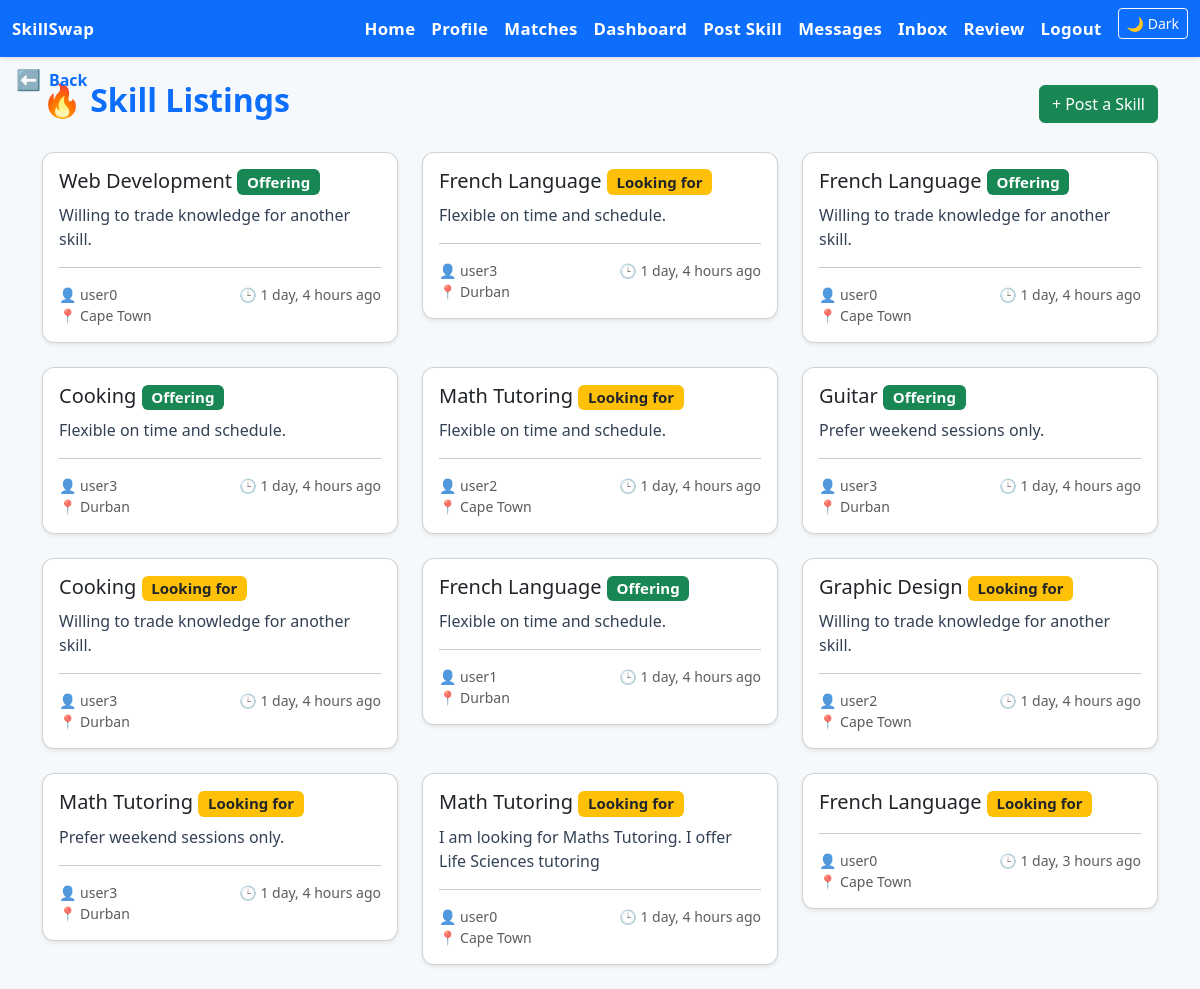
The app's page /home/ (signed in) with its own data.
### core/models.py (models this page shows, shortened)
class SkillListing(models.Model):
    user = models.ForeignKey(User, on_delete=models.CASCADE)
    skill = models.ForeignKey(Skill, on_delete=models.CASCADE)
    description = models.TextField()
    is_offer = models.BooleanField()
    created_at = models.DateTimeField(auto_now_add=True)

class Skill(models.Model):
    name = models.CharField(max_length=100)

class User(AbstractUser):
    bio = models.TextField(blank=True)
    location = models.CharField(max_length=100, blank=True)
    verified = models.BooleanField(default=False)
    video_intro_url = models.URLField(blank=True)
    profile_image = models.ImageField(upload_to='profile_images/', blank=True, null=True)

### core/views.py (the view)
# urls.py: path('home/', views.home, name='home'),
@login_required
def home(request):
    listings = SkillListing.objects.all()
    return render(request, 'core/home.html', {'listings': listings})

### core/templates/core/home.html
{% extends 'core/base.html' %}
{% block content %}
<div class="fade-in">
  <div class="d-flex justify-content-between align-items-center mb-4">
    <h2 class="fw-bold text-primary">🔥 Skill Listings</h2>
    <a href="{% url 'post_skill' %}" class="btn btn-success">+ Post a Skill</a>
  </div>
  {% if listings %}
    <div class="row">
      {% for listing in listings %}
        <div class="col-md-4">
          <div class="card mb-4 shadow-sm">
            <div class="card-body">
              <h5 class="card-title">
                {{ listing.skill.name }}
                {% if listing.is_offer %}
                  <span class="badge bg-success">Offering</span>
                {% else %}
                  <span class="badge bg-warning text-dark">Looking for</span>
                {% endif %}
              </h5>
              <p class="card-text">{{ listing.description|truncatewords:20 }}</p>
              <hr>
              <div class="d-flex justify-content-between">
                <small class="text-muted">
                  👤 {{ listing.user.username }} <br>
                  📍 {{ listing.user.location }}
                </small>
                <small class="text-muted">
                  🕒 {{ listing.created_at|timesince }} ago
                </small>
              </div>
            </div>
          </div>
        </div>
      {% endfor %}
    </div>
  {% else %}
    <div class="alert alert-info text-center">
      <h4 class="fw-bold">No skills listed yet</h4>
      <p>Be the first to add a skill to help or get help!</p>
      <a href="{% url 'post_skill' %}" class="btn btn-primary mt-2">Post a Skill Now</a>
    </div>
  {% endif %}
</div>
{% endblock %}

### core/templates/core/base.html (shortened to what this page needs)
{% load static %}
<!DOCTYPE html>
<html lang="en">
<head>
  <link href="https://cdn.jsdelivr.net/npm/bootstrap@5.3.0/dist/css/bootstrap.min.css" rel="stylesheet">
  <link rel="stylesheet" href="{% static 'core/style.css' %}">
</head>
<body>
<nav class="navbar navbar-expand-lg navbar-dark bg-primary">
  <div class="container-fluid">
    <a class="navbar-brand" href="/">SkillSwap</a>
    <div class="collapse navbar-collapse">
      <ul class="navbar-nav ms-auto">
        {% if request.path == '/' or request.path == '/welcome/' %}
          <li class="nav-item"><a class="nav-link" href="{% url 'login' %}">Login</a></li>
          <li class="nav-item"><a class="nav-link" href="{% url 'register' %}">Register</a></li>
          <li class="nav-item">
            <button onclick="toggleDarkMode()" id="darkModeToggle" class="btn btn-sm btn-outline-light ms-2">🌙 Dark</button>
          </li>
        {% elif user.is_authenticated %}
          <li class="nav-item"><a class="nav-link" href="{% url 'home' %}">Home</a></li>
          <li class="nav-item"><a class="nav-link" href="{% url 'profile' %}">Profile</a></li>
          <li class="nav-item"><a class="nav-link" href="{% url 'matches' %}">Matches</a></li>
          <li class="nav-item"><a class="nav-link" href="{% url 'dashboard' %}">Dashboard</a></li>
          <li class="nav-item"><a class="nav-link" href="{% url 'post_skill' %}">Post Skill</a></li>
          <li class="nav-item"><a class="nav-link" href="{% url 'messages' user.id %}">Messages</a></li>
          <li class="nav-item"><a class="nav-link" href="{% url 'inbox' %}">Inbox</a></li>
          <li class="nav-item"><a class="nav-link" href="{% url 'leave_review' %}?reviewee_id={{ user.id }}">Review</a></li>
          <li class="nav-item"><a class="nav-link" href="{% url 'logout' %}">Logout</a></li>
          <li class="nav-item">
            <button onclick="toggleDarkMode()" id="darkModeToggle" class="btn btn-sm btn-outline-light ms-2">🌙 Dark</button>
          </li>
        {% endif %}
      </ul>
    </div>
  </div>
</nav>
{% if request.path != '/' and not request.path|slice:":8" == '/welcome' %}
  <div style="position: relative;">
    <a href="javascript:history.back()" class="text-decoration-none position-absolute top-0 start-0 mt-2 ms-3 d-inline-flex align-items-center" style="z-index: 1000;">
      <span class="fs-5">⬅️</span>
      <span class="ms-2 fw-semibold text-primary">Back</span>
    </a>
  </div>
{% endif %}
<div class="container mt-4">
  {% block content %}{% endblock %}
</div>
</body>
</html>

### core/static/core/style.css (style rules this page uses)
body { background-color: #f6f9fc; font-family: 'Segoe UI', Tahoma, Geneva, Verdana, sans-serif; color: #1e293b; }
.navbar { box-shadow: 0 2px 4px rgba(0,0,0,0.1); background-color: #ffffff; }
.navbar .nav-link, .navbar .navbar-brand, .navbar .nav-item span, .navbar h1 { color: #ffffff; font-weight: 700; font-size: 1.05rem; letter-spacing: 0.3px; }
.card { background-color: #ffffff; box-shadow: 0 4px 12px rgba(0,0,0,0.08); border-radius: 12px; transition: transform 0.2s ease; }
h1, h2, h4 { font-weight: 700; color: #1e293b; }
p, small, label, .form-label { color: #334155; }
.fade-in { animation: fadeIn 0.6s ease-in; }

### records on screen
SkillListing: skill.name "Web Development", is_offer "Offering", description "Willing to trade knowledge for another skill.", user.username "user0", user.location "Cape Town", created_at "1 day, 4 hours"
SkillListing: skill.name "French Language", is_offer "Looking for", description "Flexible on time and schedule.", user.username "user3", user.location "Durban", created_at "1 day, 4 hours"
SkillListing: skill.name "French Language", is_offer "Offering", description "Willing to trade knowledge for another skill.", user.username "user0", user.location "Cape Town", created_at "1 day, 4 hours"
SkillListing: skill.name "Cooking", is_offer "Offering", description "Flexible on time and schedule.", user.username "user3", user.location "Durban", created_at "1 day, 4 hours"
SkillListing: skill.name "Math Tutoring", is_offer "Looking for", description "Flexible on time and schedule.", user.username "user2", user.location "Cape Town", created_at "1 day, 4 hours"
SkillListing: skill.name "Guitar", is_offer "Offering", description "Prefer weekend sessions only.", user.username "user3", user.location "Durban", created_at "1 day, 4 hours"
SkillListing: skill.name "Cooking", is_offer "Looking for", description "Willing to trade knowledge for another skill.", user.username "user3", user.location "Durban", created_at "1 day, 4 hours"
SkillListing: skill.name "French Language", is_offer "Offering", description "Flexible on time and schedule.", user.username "user1", user.location "Durban", created_at "1 day, 4 hours"
SkillListing: skill.name "Graphic Design", is_offer "Looking for", description "Willing to trade knowledge for another skill.", user.username "user2", user.location "Cape Town", created_at "1 day, 4 hours"
SkillListing: skill.name "Math Tutoring", is_offer "Looking for", description "Prefer weekend sessions only.", user.username "user3", user.location "Durban", created_at "1 day, 4 hours"
SkillListing: skill.name "Math Tutoring", is_offer "Looking for", description "I am looking for Maths Tutoring. I offer Life Sciences tutoring", user.username "user0", user.location "Cape Town", created_at "1 day, 4 hours"
SkillListing: skill.name "French Language", is_offer "Looking for", user.username "user0", user.location "Cape Town", created_at "1 day, 3 hours"
